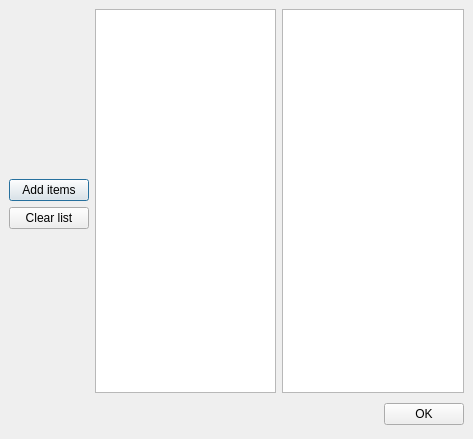
<?xml version="1.0" encoding="UTF-8"?>
<ui version="4.0">
 <class>DemoDialog</class>
 <widget class="QDialog" name="DemoDialog">
  <property name="geometry">
   <rect>
    <x>0</x>
    <y>0</y>
    <width>473</width>
    <height>439</height>
   </rect>
  </property>
  <property name="windowTitle">
   <string>PyUIC4 Demo Dialog</string>
  </property>
  <layout class="QGridLayout">
   <property name="margin">
    <number>9</number>
   </property>
   <property name="spacing">
    <number>6</number>
   </property>
   <item row="1" column="0">
    <layout class="QVBoxLayout">
     <property name="spacing">
      <number>6</number>
     </property>
     <property name="margin">
      <number>0</number>
     </property>
     <item>
      <widget class="QPushButton" name="button1">
       <property name="text">
        <string>Add items</string>
       </property>
      </widget>
     </item>
     <item>
      <widget class="QPushButton" name="button2">
       <property name="text">
        <string>Clear list</string>
       </property>
      </widget>
     </item>
    </layout>
   </item>
   <item row="3" column="0" colspan="3">
    <layout class="QHBoxLayout">
     <property name="spacing">
      <number>6</number>
     </property>
     <property name="margin">
      <number>0</number>
     </property>
     <item>
      <spacer>
       <property name="orientation">
        <enum>Qt::Horizontal</enum>
       </property>
       <property name="sizeHint" stdset="0">
        <size>
         <width>131</width>
         <height>31</height>
        </size>
       </property>
      </spacer>
     </item>
     <item>
      <widget class="QPushButton" name="okButton">
       <property name="text">
        <string>OK</string>
       </property>
      </widget>
     </item>
    </layout>
   </item>
   <item row="2" column="0">
    <spacer>
     <property name="orientation">
      <enum>Qt::Vertical</enum>
     </property>
     <property name="sizeHint" stdset="0">
      <size>
       <width>20</width>
       <height>40</height>
      </size>
     </property>
    </spacer>
   </item>
   <item row="0" column="0">
    <spacer>
     <property name="orientation">
      <enum>Qt::Vertical</enum>
     </property>
     <property name="sizeHint" stdset="0">
      <size>
       <width>20</width>
       <height>40</height>
      </size>
     </property>
    </spacer>
   </item>
   <item row="0" column="2" rowspan="3">
    <widget class="QListWidget" name="list"/>
   </item>
   <item row="0" column="1" rowspan="3">
    <widget class="QGraphicsView" name="graphicsView"/>
   </item>
  </layout>
 </widget>
 <resources/>
 <connections>
  <connection>
   <sender>okButton</sender>
   <signal>clicked()</signal>
   <receiver>DemoDialog</receiver>
   <slot>accept()</slot>
   <hints>
    <hint type="sourcelabel">
     <x>369</x>
     <y>256</y>
    </hint>
    <hint type="destinationlabel">
     <x>96</x>
     <y>254</y>
    </hint>
   </hints>
  </connection>
  <connection>
   <sender>button2</sender>
   <signal>clicked()</signal>
   <receiver>list</receiver>
   <slot>clear()</slot>
   <hints>
    <hint type="sourcelabel">
     <x>92</x>
     <y>112</y>
    </hint>
    <hint type="destinationlabel">
     <x>279</x>
     <y>123</y>
    </hint>
   </hints>
  </connection>
 </connections>
</ui>
